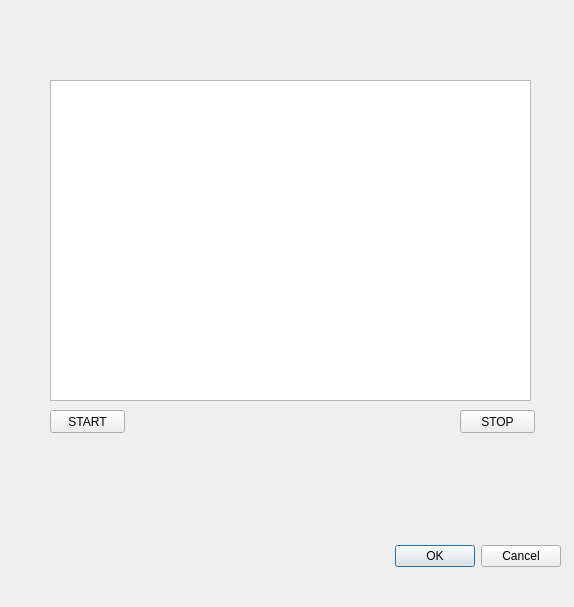
<?xml version="1.0" encoding="UTF-8"?>
<ui version="4.0">
 <class>Dialog</class>
 <widget class="QDialog" name="Dialog">
  <property name="geometry">
   <rect>
    <x>0</x>
    <y>0</y>
    <width>574</width>
    <height>607</height>
   </rect>
  </property>
  <property name="windowTitle">
   <string>Dialog</string>
  </property>
  <widget class="QDialogButtonBox" name="buttonBox">
   <property name="geometry">
    <rect>
     <x>220</x>
     <y>540</y>
     <width>341</width>
     <height>32</height>
    </rect>
   </property>
   <property name="orientation">
    <enum>Qt::Horizontal</enum>
   </property>
   <property name="standardButtons">
    <set>QDialogButtonBox::Cancel|QDialogButtonBox::Ok</set>
   </property>
  </widget>
  <widget class="QTextEdit" name="textRecord">
   <property name="geometry">
    <rect>
     <x>50</x>
     <y>80</y>
     <width>481</width>
     <height>321</height>
    </rect>
   </property>
  </widget>
  <widget class="QPushButton" name="startButton">
   <property name="geometry">
    <rect>
     <x>50</x>
     <y>410</y>
     <width>75</width>
     <height>23</height>
    </rect>
   </property>
   <property name="text">
    <string>START</string>
   </property>
  </widget>
  <widget class="QPushButton" name="stopButton">
   <property name="geometry">
    <rect>
     <x>460</x>
     <y>410</y>
     <width>75</width>
     <height>23</height>
    </rect>
   </property>
   <property name="text">
    <string>STOP</string>
   </property>
  </widget>
 </widget>
 <resources/>
 <connections>
  <connection>
   <sender>buttonBox</sender>
   <signal>accepted()</signal>
   <receiver>Dialog</receiver>
   <slot>accept()</slot>
   <hints>
    <hint type="sourcelabel">
     <x>248</x>
     <y>254</y>
    </hint>
    <hint type="destinationlabel">
     <x>157</x>
     <y>274</y>
    </hint>
   </hints>
  </connection>
  <connection>
   <sender>buttonBox</sender>
   <signal>rejected()</signal>
   <receiver>Dialog</receiver>
   <slot>reject()</slot>
   <hints>
    <hint type="sourcelabel">
     <x>316</x>
     <y>260</y>
    </hint>
    <hint type="destinationlabel">
     <x>286</x>
     <y>274</y>
    </hint>
   </hints>
  </connection>
 </connections>
</ui>
